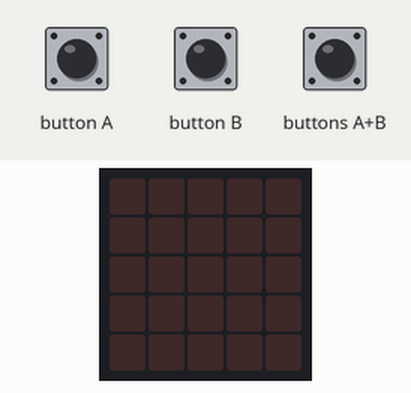
Bench run of a program on a simulated BBC micro:bit (MakeCode). On the bench: the board's 5×5 LED display. The inputs (shaded band) are chosen by the test bench. Random numbers come from a fixed seed.

Above: at 1.2 s.
1.3 s: button A pressed for 0.15 s
At 2.0 s:
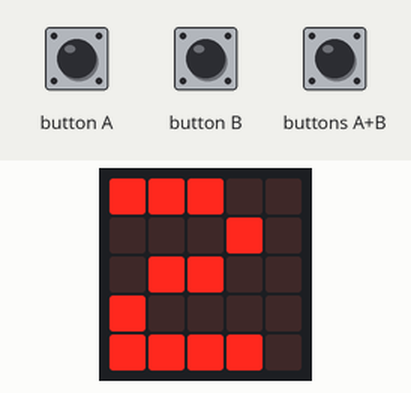
3.7 s: buttons A+B pressed for 0.15 s
At 4.2 s:
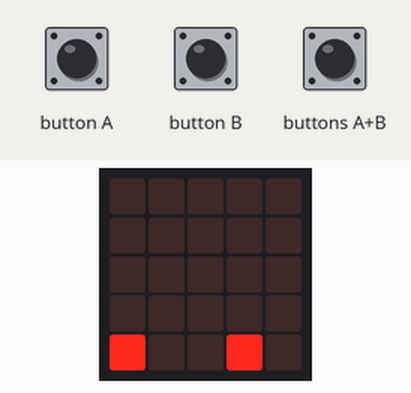
5.3 s: buttons A+B pressed for 1 s
At 6.7 s:
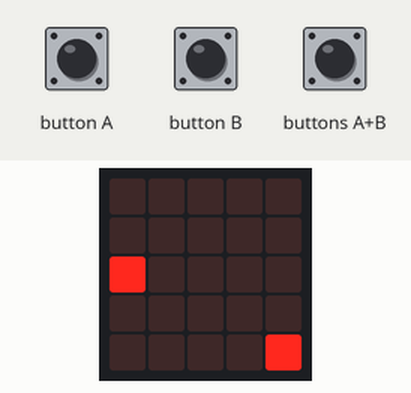
7.8 s: buttons A+B pressed for 0.15 s
At 8.5 s:
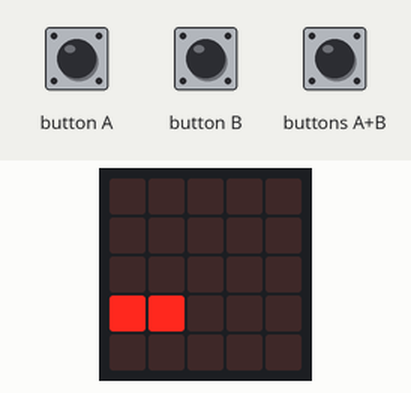
9.4 s: buttons A+B pressed for 0.15 s
At 10.7 s:
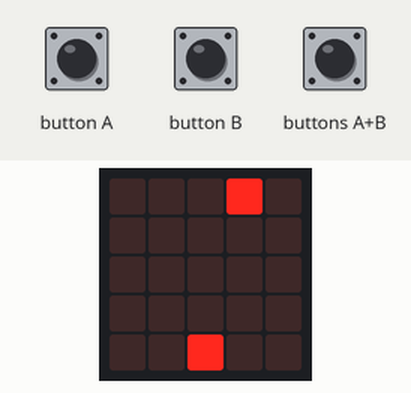
11.0 s: buttons A+B pressed for 1 s
At 13.4 s:
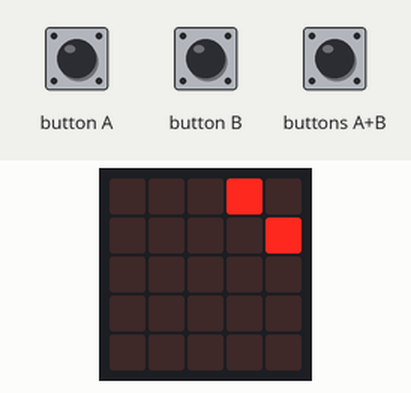
Timing chart, 0 to 14.5 s (numbered marks = the images above; inputs shaded):
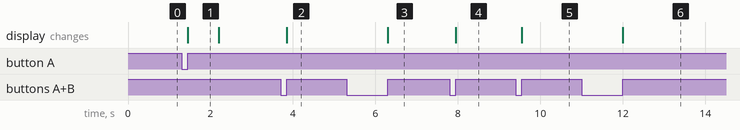

The program:

main.ts
```typescript
/**
 * 我打算用不同的寫法
 */
// 我讓
input.onButtonPressed(Button.A, function () {
    if (燈數 < 24) {
        燈數 += 1
        basic.showString("" + (燈數))
        basic.clearScreen()
    }
})
input.onButtonPressed(Button.AB, function () {
    basic.clearScreen()
    led_random = []
    // 先添加0~24進表單
    for (let index = 0; index <= 24; index++) {
        led_random.push(index)
    }
    // 然後隨機取一項
    // 這個"隨機取的項"，以   "目標項"  代稱
    for (let index2 = 0; index2 < 燈數; index2++) {
        亮起(randint(0, led_random.length - 1))
    }
    basic.pause(200)
})
function 亮起 (索引值: number) {
    // 得到目標項的值
    index = led_random[索引值]
    // 把目標項移除
    led_random.removeAt(索引值)
    // 得到X Y的值
    X = Math.floor(index / 5)
    Y = index % 5
    led.plot(X, Y)
}
input.onButtonPressed(Button.B, function () {
    if (燈數 > 1) {
        燈數 += -1
        basic.showString("" + (燈數))
        basic.clearScreen()
    }
})
let Y = 0
let X = 0
let index = 0
let led_random: number[] = []
let 燈數 = 0
let 狀態 = 0
燈數 = 1
```

test.ts
```typescript
// 在這裡測試；當此封包作為擴充功能時，將不會編譯此內容。
```

Measured:
- after the input at 1.3 s, the display: changes after 0.15 s (image 1)
- after the input at 3.7 s, the display: changes after 0.15 s (image 2)
- after the input at 5.3 s, the display: changes after 1.0 s (image 3)
- after the input at 7.8 s, the display: changes after 0.15 s (image 4)
- after the input at 9.4 s, the display: changes after 0.15 s (image 5)
- after the input at 11.0 s, the display: changes after 1.0 s (image 6)
- what the display in image 1 shows lasts 0.7 s, from 1.5 s to 2.2 s
